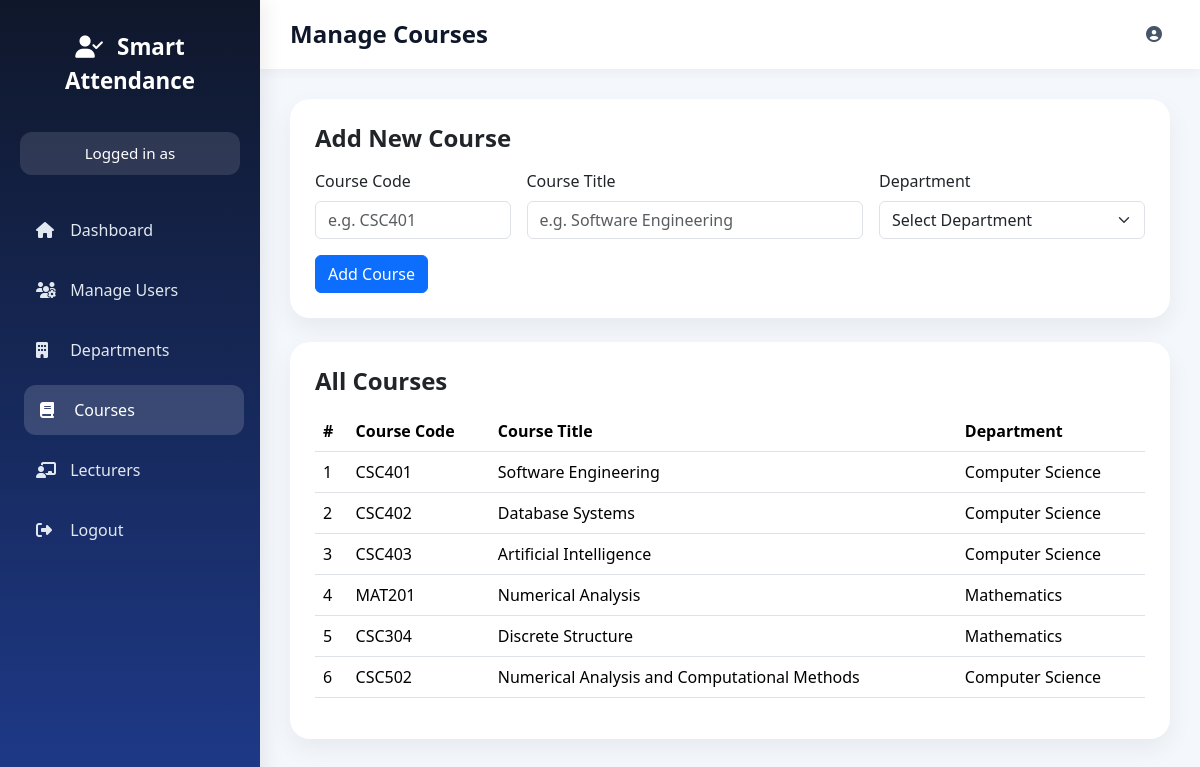
Screenshot of /admin/manage-courses (signed in) with the database file from the repository.
### models.py (models this page shows, shortened)
class Course(db.Model):
    id = db.Column(db.Integer, primary_key=True)
    code = db.Column(db.String(20), nullable=False)
    title = db.Column(db.String(150), nullable=False)
    department_id = db.Column(
        db.Integer,
        db.ForeignKey('department.id'),
        nullable=False
    )
    department = db.relationship('Department', backref='courses')

class Department(db.Model):
    id = db.Column(db.Integer, primary_key=True)
    name = db.Column(db.String(100), unique=True, nullable=False)

### routes/admin.py (the view, shortened to what this page needs)
@admin_bp.route('/manage-courses', methods=['GET', 'POST'])
def manage_courses():
    if 'user_id' not in session:
        flash("Please login first")
        return redirect(url_for('auth.login'))
    if session.get('role') != 'admin':
        flash("Access denied")
        return redirect(url_for('auth.login'))
    departments = Department.query.all()
    courses = Course.query.all()
    return render_template(
        "manage_courses.html",
        courses=courses,
        departments=departments
    )

### templates/manage_courses.html (shortened to what this page needs)
{% extends "base_dashboard.html" %}
{% block page_title %}Manage Courses{% endblock %}
{% block sidebar %}
<a href="{{ url_for('admin.admin_dashboard') }}">
    <i class="fas fa-house"></i> Dashboard
</a>
<a href="{{ url_for('admin.manage_users') }}">
    <i class="fas fa-users-cog"></i> Manage Users
</a>
<a href="{{ url_for('admin.manage_departments') }}">
    <i class="fas fa-building"></i> Departments
</a>
<a href="{{ url_for('admin.manage_courses') }}" class="active-link">
    <i class="fas fa-book"></i> Courses
</a>
<a href="{{ url_for('admin.manage_lecturers') }}">
    <i class="fas fa-chalkboard-teacher"></i> Lecturers
</a>
<a href="{{ url_for('auth.logout') }}">
    <i class="fas fa-right-from-bracket"></i> Logout
</a>
{% endblock %}
{% block content %}
<div class="dashboard-card mb-4">
    <h4 class="fw-bold mb-3">Add New Course</h4>
    <form method="POST">
        <div class="row g-3">
            <div class="col-md-3">
                <label class="form-label">Course Code</label>
                <input type="text" name="code" class="form-control" placeholder="e.g. CSC401" required>
            </div>
            <div class="col-md-5">
                <label class="form-label">Course Title</label>
                <input type="text" name="title" class="form-control" placeholder="e.g. Software Engineering" required>
            </div>
            <div class="col-md-4">
                <label class="form-label">Department</label>
                <select name="department_id" class="form-select" required>
                    <option value="">Select Department</option>
                </select>
            </div>
        </div>
        <button type="submit" class="btn btn-primary mt-3">Add Course</button>
    </form>
</div>
<div class="dashboard-card">
    <h4 class="fw-bold mb-3">All Courses</h4>
    <div class="table-responsive">
        <table class="table table-hover align-middle">
            <thead>
                <tr>
                    <th>#</th>
                    <th>Course Code</th>
                    <th>Course Title</th>
                    <th>Department</th>
                </tr>
            </thead>
            <tbody>
                {% for course in courses %}
                <tr>
                    <td>{{ loop.index }}</td>
                    <td>{{ course.code }}</td>
                    <td>{{ course.title }}</td>
                    <td>{{ course.department.name if course.department else 'N/A' }}</td>
                </tr>
                {% else %}
                <tr>
                    <td colspan="4" class="text-center text-muted">No courses added yet.</td>
                </tr>
                {% endfor %}
            </tbody>
        </table>
    </div>
</div>
{% endblock %}

### templates/base_dashboard.html (style rules this page uses)
body { margin: 0; font-family: 'Segoe UI', Tahoma, Geneva, Verdana, sans-serif; background: #f4f7fb; }
.sidebar a { display: block; color: #e2e8f0; text-decoration: none; padding: 13px 16px; margin-bottom: 10px; border-radius: 12px; transition: all 0.25s ease; font-weight: 500; }
.sidebar a:hover, .sidebar a.active-link { background: rgba(255,255,255,0.15); color: white; transform: translateX(4px); }
.sidebar a i { margin-right: 10px; width: 20px; }
.dashboard-card { background: white; border-radius: 20px; padding: 25px; box-shadow: 0 10px 24px rgba(15, 23, 42, 0.06); border: none; }

### rows the page displays
Course: code "CSC401", title "Software Engineering", department "Computer Science"
Course: code "CSC402", title "Database Systems", department "Computer Science"
Course: code "CSC403", title "Artificial Intelligence", department "Computer Science"
Course: code "MAT201", title "Numerical Analysis", department "Mathematics"
Course: code "CSC304", title "Discrete Structure", department "Mathematics"
Course: code "CSC502", title "Numerical Analysis and Computational Methods", department "Computer Science"
